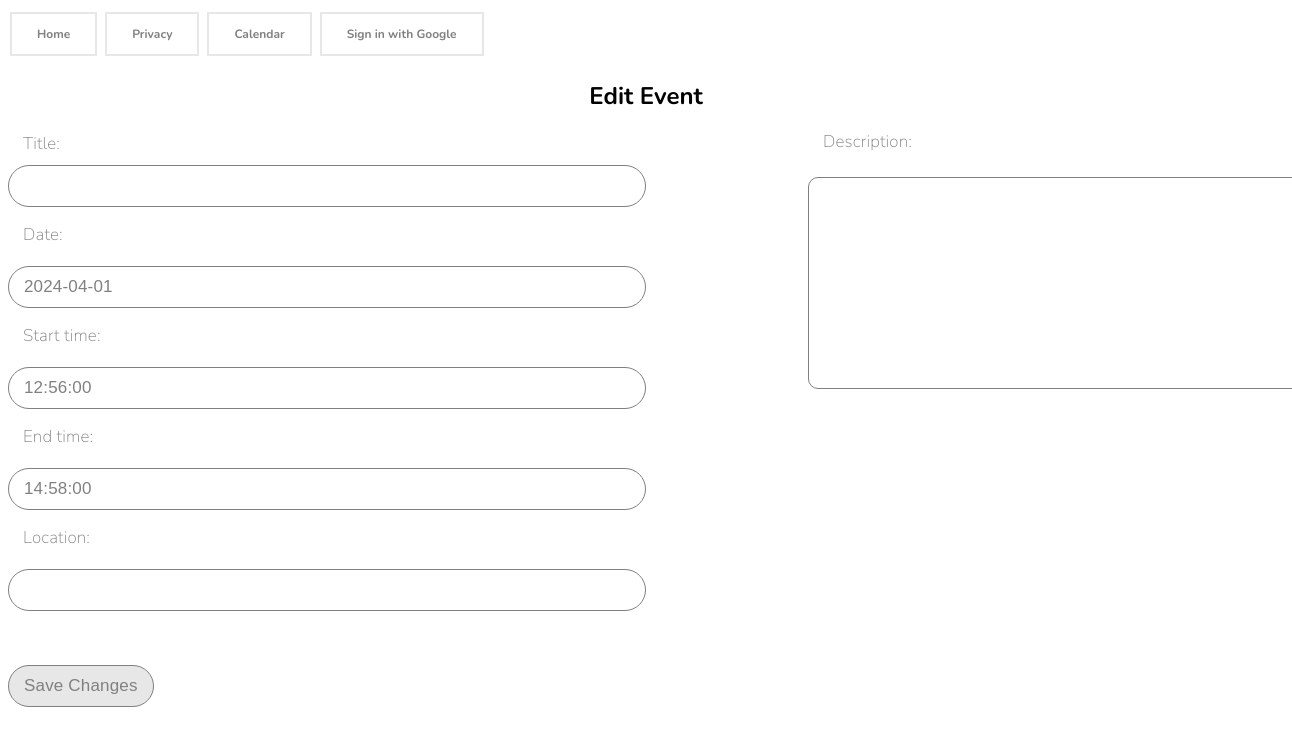
Page /edit_event/13/ (signed in) on the earlier database version.
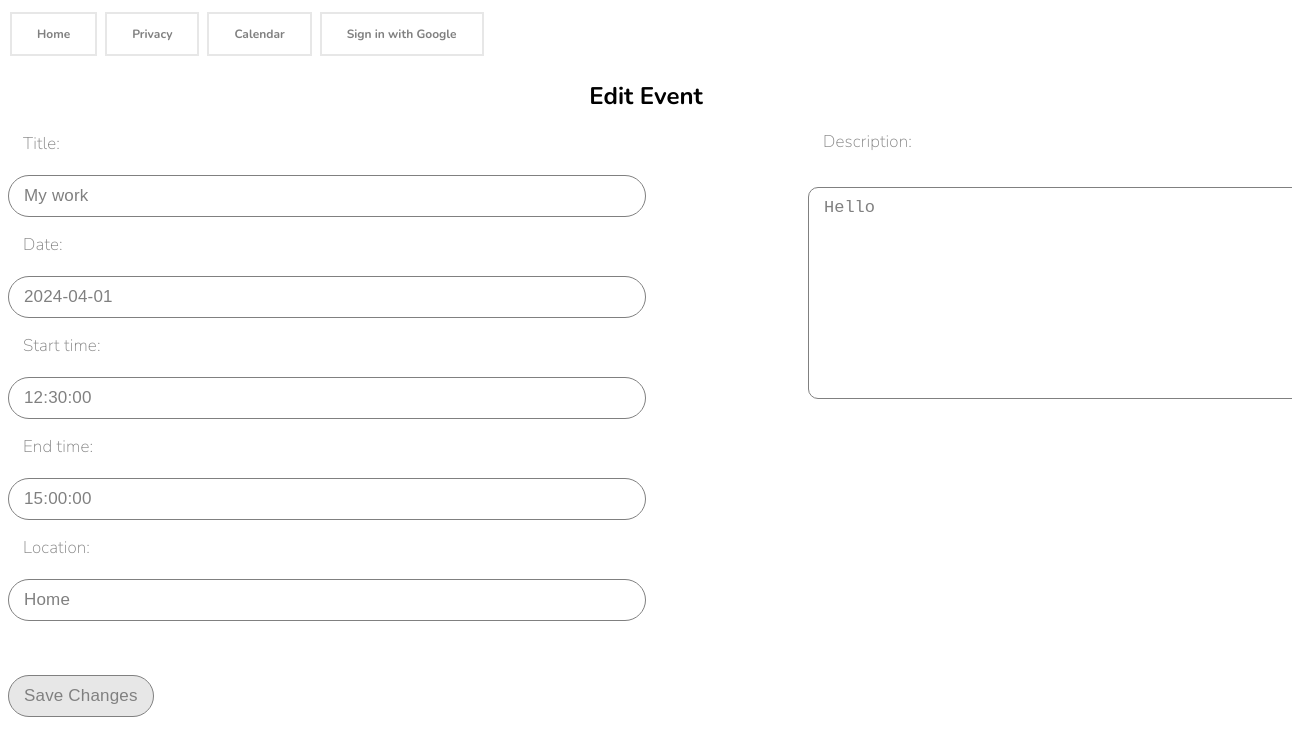
Same page on the later database version.
### main/models.py (models this page shows, shortened)
class Event(models.Model):
    title = models.CharField(max_length=100)
    date = models.DateField()
    start_time = models.TimeField()
    end_time = models.TimeField()
    RECURRENCE_CHOICES = [
        ('daily', 'Daily'),
        ('weekly', 'Weekly'),
        ('monthly', 'Monthly'),
        ('yearly', 'Yearly'),
    ]
    recurrence = models.CharField(max_length=10, choices=RECURRENCE_CHOICES, blank=True, null=True)
    EVENT_TYPE_CHOICES = [
        ('online', 'Online'),
        ('offline', 'Offline'),
    ]
    event_type = models.CharField(max_length=10, choices=EVENT_TYPE_CHOICES, default='offline')
    location = models.CharField(max_length=100, blank=True, null=True)
    description = models.TextField()
    creator = models.ForeignKey(User, on_delete=models.CASCADE, related_name='created_events')
    invited_users = models.ManyToManyField(User, related_name='invited_events')

### main/views.py (the view)
# urls.py: path('edit_event/<int:event_id>/', views.edit_event, name='edit_event'),
@login_required
def edit_event(request, event_id):
    event = get_object_or_404(Event, pk=event_id)
    if request.method == 'POST':
        form = EventForm(request.POST, instance=event)
        if form.is_valid():
            form.save()
            return redirect('calendar')
    else:
        form = EventForm(instance=event)
    return render(request, 'main/edit_event.html', {'form': form, 'event_id': event_id})

### main/forms.py
class EventForm(forms.ModelForm):
    class Meta:
        model = Event
        fields = ['title', 'date', 'start_time', 'end_time', 'location', 'description']

### main/templates/main/edit_event.html (shortened to what this page needs)
{% extends 'main/general.html' %}
{% block css %}
    {% load static %}
    <link rel="stylesheet" href="{% static 'styles/main/edit_event_styles.css' %}">
{% endblock %}
{% block maincontent %}
<h2>Edit Event</h2>
<form method="post">
    {{ form.as_p }}
    <button type="submit">Save Changes</button>
</form>
{% endblock %}

Differences in the rows shown:
changed Event: title (not shown) → "My work"; start_time "12:56:00" → "12:30:00"; end_time "14:58:00" → "15:00:00"; location (not shown) → "Home"; description (not shown) → "Hello"
